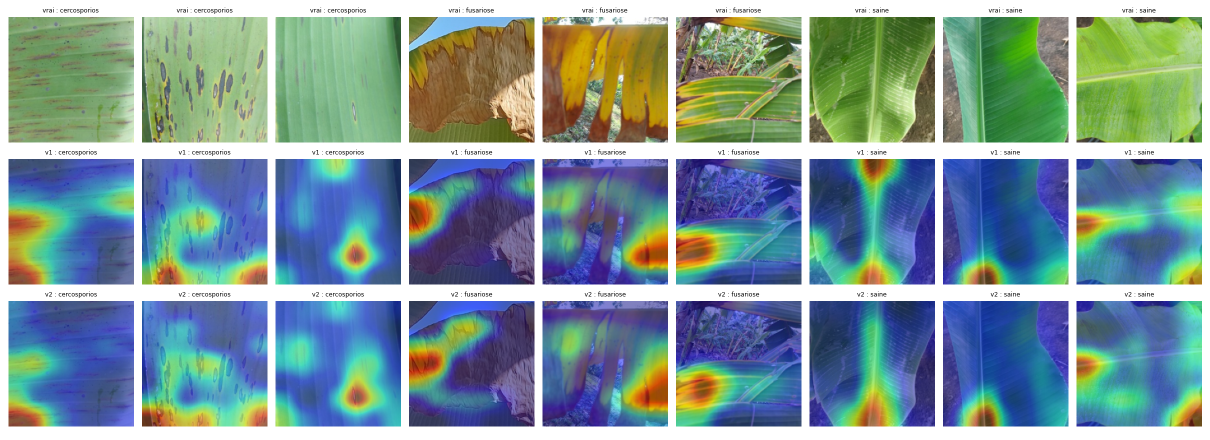
#> input picture modeles/maladies/gradcam_v1_v2.png, 2420 x 880 px (shown at 1/2 size)
$ python -i a1_fuites.py   (imports and definitions only)
#> lines starting #> are read from the running program, lines starting #| are printed output that depends on the picture
#!/usr/bin/env python3
"""A1 PlantVillage / Penn State (`bxw-leaf`, 407 photos) : contrôle de fuite. Aucun modèle.

Règles : `docs/journee_2026-11-15/avenant_jeux_neufs.md` (règles communes et section A1) ; règle de retrait écrite
avant le contrôle dans `docs/journee_2026-11-16/journal_a1.md` (0 h 45).

Références (lecture seule) :
  R1  out/jeux_neufs_1511/a2_fuites/references_dhash.npz (15/11) : data/raw/* (sauf plantain_ghana_m2),
      data/roboflow*, data/drone/*, data/test_* ; clés, tailles, dHash, vignettes ;
  R2  data/raw/nuit_1112/_controle/references_extra.npz (12/11) : jeux de feuilles, dont roamer et demo_feuilles,
      avec SHA-256 ;
  R3  calculé ici : data/feuilles*, data/roamer_*, data/demo_feuilles et les dossiers de data/raw absents de R1
      (hors plantvillage_psu) ; dHash, vignette, SHA-256 ;
  L   data/raw/partage_binome_v10b/partage_corentin_2026-11-11/liste_apprentissage_v10.csv : SHA-256 des originaux
      et des copies 448 px, noms d'origine (dont godliver, cm8zf62kzh, BLADE, absents de ce PC) ;
  I   out/prospection_nuit_1311/index_noms_locaux.json : noms normalisés.

Critères : SHA-256 ; nom normalisé (nom publié et nom d'origine du XML) ; dHash 64 bits ≤ 6 sous les 8 symétries
d'A1 (vignette 16 x 16 rapportée pour information, seuil de confirmation 5 sur 255). Plus : doublons internes
A1-test / A1-appr (dHash ≤ 6).

    ... -I -u scripts/a1_fuites.py references   # R3 (2 processus)
    ... -I -u scripts/a1_fuites.py comparer
"""
import collections
import csv
import hashlib
import io
import json
import os
import re
import sys
import time
import zipfile
from concurrent.futures import ProcessPoolExecutor
from pathlib import Path

import numpy as np
from PIL import Image, ImageFile

RACINE = Path(__file__).resolve().parents[1]
sys.path.insert(0, str(RACINE))
# [1 line not run here, left out]

A1 = RACINE / "data/raw/plantvillage_psu/extrait"
OUT = RACINE / "out/jeux_neufs_1611/a1_fuites"
R1 = RACINE / "out/jeux_neufs_1511/a2_fuites/references_dhash.npz"
R2 = RACINE / "data/raw/nuit_1112/_controle/references_extra.npz"
R3 = OUT / "references_complement.npz"
LISTE = RACINE / "data/raw/partage_binome_v10b/partage_corentin_2026-11-11/liste_apprentissage_v10.csv"
INDEX = RACINE / "out/prospection_nuit_1311/index_noms_locaux.json"
DECOUPAGE = RACINE / "out/jeux_neufs_1611/a1_decoupage.csv"
EXT = {".jpg", ".jpeg", ".png", ".bmp", ".tif", ".tiff", ".webp"}
SEUIL_DH, SEUIL_VIG = 6, 5.0
PROCESSUS = 2
MAX_PX = 150_000_000
ImageFile.LOAD_TRUNCATED_IMAGES = True
Image.MAX_IMAGE_PIXELS = None


# [8 lines left out: function norm, not called in this run]


def dhash(im, taille=8):
    g = np.asarray(im.convert("L").resize((taille + 1, taille), Image.BILINEAR), dtype=np.int16)
    bits = (g[:, 1:] > g[:, :-1]).flatten()
    return int("".join("1" if b else "0" for b in bits), 2)


def vignette(im, cote=16):
    return np.asarray(im.convert("RGB").resize((cote, cote), Image.BILINEAR), dtype=np.int16)


# [72 lines left out: functions empreintes, racines_r3, traiter, references, not called in this run]


# ---------------------------------------------------------------- comparaison
def symetries(im):
    out = []
    for miroir in (False, True):
        b = im.transpose(Image.FLIP_LEFT_RIGHT) if miroir else im
        for k in range(4):
            out.append(b.rotate(90 * k, expand=True) if k else b)
    return out


def a1_empreintes(chemin):
#> called with chemin = '../modeles/maladies/gradcam_v1_v2.png'
    im = Image.open(chemin)
#> im is the input picture: PIL image 2420x880 RGBA; mean R, G, B, A 125.6, 152, 152.5, 255
    im.draft("RGB", (256, 256))
    im = im.convert("RGB")
#> im: PIL image 2420x880 RGB
    return [(dhash(s), vignette(s)) for s in symetries(im)]
#> the loop in symetries, `for miroir in (False, True):` made 2 passes
#> pass 2, in symetries, `b = im.transpose(Image.FLIP_LEFT_RIGHT) if miroir else im`:
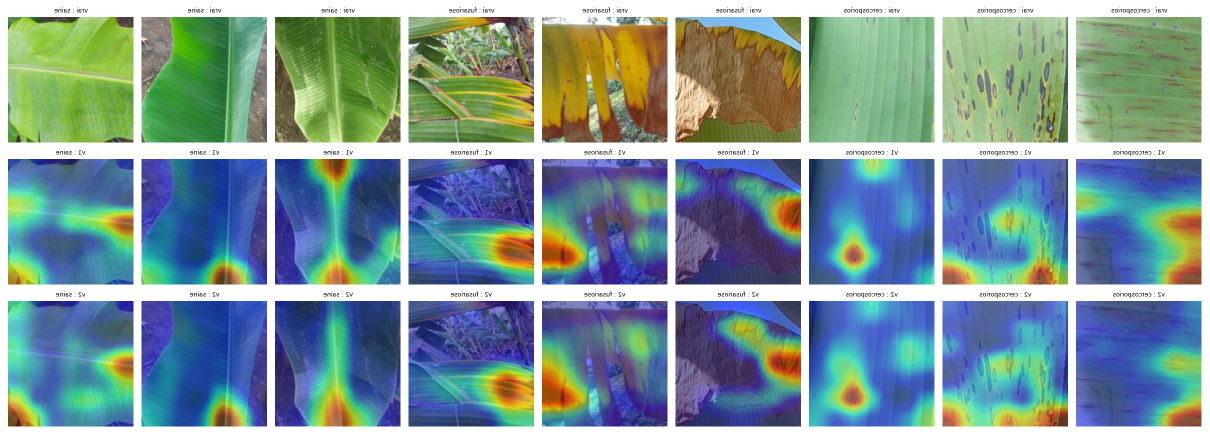
#> b: PIL image 2420x880 RGB (shown at 1/2 size); mean R, G, B 125.6, 152, 152.5
#> after the loop in symetries, `for miroir in (False, True):`: out = 8 items


# [195 lines left out: functions sha_fichier, comparer, not called in this run]


# [2 lines not run here, left out]

>>> result = a1_empreintes('../modeles/maladies/gradcam_v1_v2.png')
#> result = 8 items
